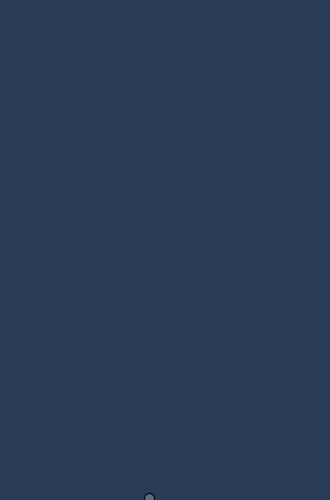
Frame 1 (no input)
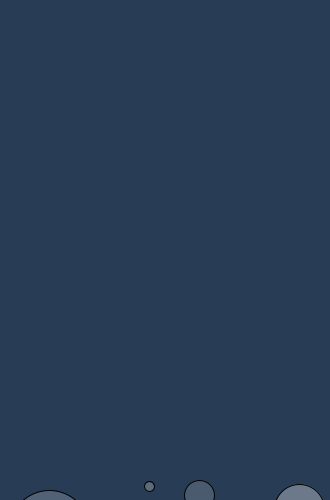
Frame 60 (the mouse pressed at the canvas centre just before this capture)
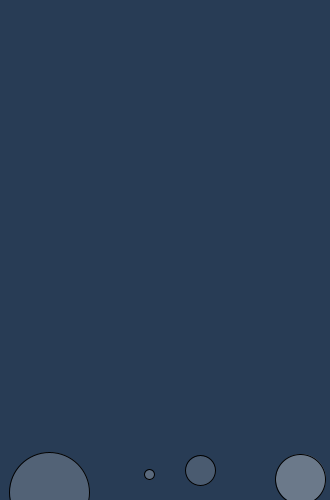
Frame 120 (the mouse held since frame 60 and released just before this capture)

The Processing sketch that drew these frames (run headless with seeded random() and noise(); from frame 60 on, the mouse is pressed at the canvas centre):

// Processing sketch: processing_8011
// ── processing_8011.pde

/**
 * By n7697409@mail.ncku.edu.tw
 */

void setup() {

  size(330, 500);
  background (255);
  smooth();
  int x=1;
}

float u = second();
float v = second();
float y = second();
float w = second();
float a = second();
float b = second();
float c = second();
float d = second();
float e = second();



void draw() {
  background (40, 60,85, 80);


  u = u+0.64;
  fill(255,255,255,50);
  ellipse(sin(u)+50, 580-u, 80, 80);

  v = v+0.2;
  fill(255,255,255,60);
  ellipse(sin(v)+150, 510-v, 10, 10);

  y = y+0.4;
  fill(255,255,255,40);
  ellipse(sin(y)+200, 530-y, 30, 30);

  w = w+0.5;
  fill(255,255,255,80);
  ellipse(sin(w)+300,550-w, 50, 50);

  a = a+0.55;
  fill(255,255,255,90);
  ellipse(sin(a)+10,840-a, 85, 85);

  b = b+0.3;
  fill(255,255,255,40);
  ellipse(sin(b)+210,990-b, 24, 24);

  c = c+0.2;
  fill(255,255,255,30);
  ellipse(sin(c)+340,505-c, 15, 15);

  d = d+0.5;
  fill(255,255,255,80);
  ellipse(sin(d)+250,1208-d, 50, 50);

  e = e+0.6;
  fill(255,255,255,60);
  ellipse(sin(e)+280,1140-e, 66, 66);


  if(u>600){
    u=0; 
  }
  if(y>640){
    y=0; 
  }
  if(v>600){
    v=0; 
  }
  if(w>600){
    w=0;
  }

  if(a>1000){
    a=0;
  }

  if(b>1000){
    b=0;
  }

  if(c>1500){
    c=0;
  }

  if(d>600){
    d=0;
  }
}
